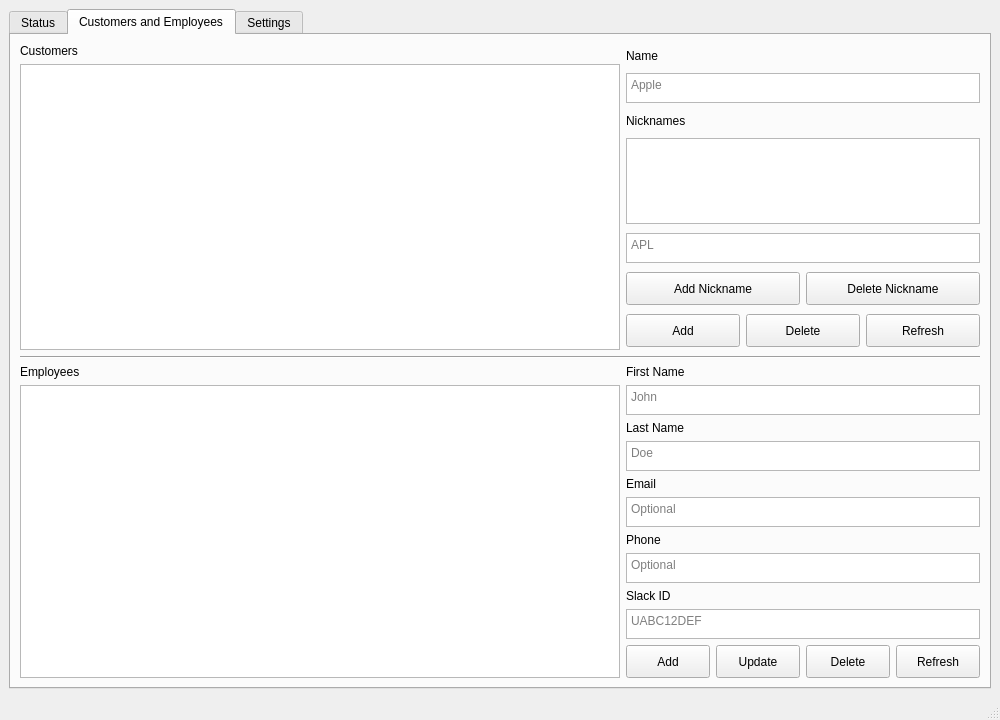
<?xml version="1.0" encoding="UTF-8"?>
<ui version="4.0">
 <class>mainWindow</class>
 <widget class="QMainWindow" name="mainWindow">
  <property name="geometry">
   <rect>
    <x>0</x>
    <y>0</y>
    <width>1000</width>
    <height>720</height>
   </rect>
  </property>
  <property name="sizePolicy">
   <sizepolicy hsizetype="Preferred" vsizetype="Preferred">
    <horstretch>0</horstretch>
    <verstretch>0</verstretch>
   </sizepolicy>
  </property>
  <property name="minimumSize">
   <size>
    <width>1000</width>
    <height>720</height>
   </size>
  </property>
  <property name="maximumSize">
   <size>
    <width>16777215</width>
    <height>1000000</height>
   </size>
  </property>
  <property name="windowTitle">
   <string>Schedule Keeper</string>
  </property>
  <widget class="QWidget" name="centralwidget">
   <layout class="QVBoxLayout" name="verticalLayout">
    <item>
     <widget class="QTabWidget" name="tabWidget">
      <property name="currentIndex">
       <number>1</number>
      </property>
      <widget class="QWidget" name="status_tab">
       <attribute name="title">
        <string>Status</string>
       </attribute>
       <layout class="QVBoxLayout" name="verticalLayout_2">
        <item>
         <widget class="QLabel" name="active_jobs_label">
          <property name="text">
           <string>Active Jobs</string>
          </property>
         </widget>
        </item>
        <item>
         <widget class="QTableView" name="activejobs_tableview"/>
        </item>
        <item>
         <widget class="QPushButton" name="delete_selected_active_jobs_pushbutton">
          <property name="text">
           <string>Delete Selected</string>
          </property>
         </widget>
        </item>
        <item>
         <widget class="Line" name="jobs_line">
          <property name="orientation">
           <enum>Qt::Horizontal</enum>
          </property>
         </widget>
        </item>
        <item>
         <widget class="QLabel" name="finished_jobs_label">
          <property name="text">
           <string>Finished Jobs</string>
          </property>
         </widget>
        </item>
        <item>
         <widget class="QTableView" name="finished_jobs_tableview"/>
        </item>
        <item>
         <widget class="QPushButton" name="delete_selected_finished_jobs_pushbutton">
          <property name="text">
           <string>Delete Selected</string>
          </property>
         </widget>
        </item>
       </layout>
      </widget>
      <widget class="QWidget" name="customers_employees_tab">
       <attribute name="title">
        <string>Customers and Employees</string>
       </attribute>
       <layout class="QVBoxLayout" name="verticalLayout_4">
        <item>
         <layout class="QHBoxLayout" name="customers">
          <item>
           <layout class="QVBoxLayout" name="customers_view">
            <item>
             <widget class="QLabel" name="customers_label">
              <property name="text">
               <string>Customers</string>
              </property>
             </widget>
            </item>
            <item>
             <widget class="QTableWidget" name="customers_tablewidget">
              <property name="minimumSize">
               <size>
                <width>600</width>
                <height>0</height>
               </size>
              </property>
             </widget>
            </item>
           </layout>
          </item>
          <item>
           <layout class="QVBoxLayout" name="customers_details">
            <item>
             <widget class="QLabel" name="customers_name_label">
              <property name="maximumSize">
               <size>
                <width>356</width>
                <height>17</height>
               </size>
              </property>
              <property name="text">
               <string>Name</string>
              </property>
             </widget>
            </item>
            <item>
             <widget class="QTextEdit" name="customers_name_textedit">
              <property name="maximumSize">
               <size>
                <width>356</width>
                <height>30</height>
               </size>
              </property>
              <property name="placeholderText">
               <string>Apple</string>
              </property>
             </widget>
            </item>
            <item>
             <widget class="QLabel" name="customers_nicknames_label">
              <property name="maximumSize">
               <size>
                <width>356</width>
                <height>17</height>
               </size>
              </property>
              <property name="text">
               <string>Nicknames</string>
              </property>
             </widget>
            </item>
            <item>
             <widget class="QListWidget" name="customers_nicknames_listwidget">
              <property name="maximumSize">
               <size>
                <width>356</width>
                <height>86</height>
               </size>
              </property>
             </widget>
            </item>
            <item>
             <widget class="QTextEdit" name="customers_nicknames_textedit">
              <property name="maximumSize">
               <size>
                <width>356</width>
                <height>30</height>
               </size>
              </property>
              <property name="placeholderText">
               <string>APL</string>
              </property>
             </widget>
            </item>
            <item>
             <layout class="QHBoxLayout" name="nickname_pushbuttons">
              <item>
               <widget class="QPushButton" name="nickname_add_pushbutton">
                <property name="maximumSize">
                 <size>
                  <width>174</width>
                  <height>33</height>
                 </size>
                </property>
                <property name="text">
                 <string>Add Nickname</string>
                </property>
               </widget>
              </item>
              <item>
               <widget class="QPushButton" name="nickname_delete_pushbutton">
                <property name="maximumSize">
                 <size>
                  <width>174</width>
                  <height>33</height>
                 </size>
                </property>
                <property name="text">
                 <string>Delete Nickname</string>
                </property>
               </widget>
              </item>
             </layout>
            </item>
            <item>
             <layout class="QHBoxLayout" name="customers_pushbuttons">
              <item>
               <widget class="QPushButton" name="customers_add_pushbutton">
                <property name="maximumSize">
                 <size>
                  <width>114</width>
                  <height>33</height>
                 </size>
                </property>
                <property name="text">
                 <string>Add</string>
                </property>
               </widget>
              </item>
              <item>
               <widget class="QPushButton" name="customers_delete_pushbutton">
                <property name="maximumSize">
                 <size>
                  <width>114</width>
                  <height>33</height>
                 </size>
                </property>
                <property name="text">
                 <string>Delete</string>
                </property>
               </widget>
              </item>
              <item>
               <widget class="QPushButton" name="customers_refresh_pushbutton">
                <property name="maximumSize">
                 <size>
                  <width>114</width>
                  <height>33</height>
                 </size>
                </property>
                <property name="text">
                 <string>Refresh</string>
                </property>
               </widget>
              </item>
             </layout>
            </item>
           </layout>
          </item>
         </layout>
        </item>
        <item>
         <widget class="Line" name="customers_employees_line">
          <property name="orientation">
           <enum>Qt::Horizontal</enum>
          </property>
         </widget>
        </item>
        <item>
         <layout class="QHBoxLayout" name="employees">
          <item>
           <layout class="QVBoxLayout" name="employees_view">
            <item>
             <widget class="QLabel" name="employees_label">
              <property name="text">
               <string>Employees</string>
              </property>
             </widget>
            </item>
            <item>
             <widget class="QTableWidget" name="employees_tablewidget">
              <property name="minimumSize">
               <size>
                <width>600</width>
                <height>0</height>
               </size>
              </property>
             </widget>
            </item>
           </layout>
          </item>
          <item>
           <layout class="QVBoxLayout" name="employees_detail">
            <item>
             <widget class="QLabel" name="employees_firstname_label">
              <property name="text">
               <string>First Name</string>
              </property>
             </widget>
            </item>
            <item>
             <widget class="QTextEdit" name="employees_firstname_textedit">
              <property name="minimumSize">
               <size>
                <width>0</width>
                <height>30</height>
               </size>
              </property>
              <property name="maximumSize">
               <size>
                <width>356</width>
                <height>30</height>
               </size>
              </property>
              <property name="placeholderText">
               <string>John</string>
              </property>
             </widget>
            </item>
            <item>
             <widget class="QLabel" name="employees_lastname_label">
              <property name="text">
               <string>Last Name</string>
              </property>
             </widget>
            </item>
            <item>
             <widget class="QTextEdit" name="employees_lastname_textedit">
              <property name="minimumSize">
               <size>
                <width>0</width>
                <height>30</height>
               </size>
              </property>
              <property name="maximumSize">
               <size>
                <width>356</width>
                <height>30</height>
               </size>
              </property>
              <property name="placeholderText">
               <string>Doe</string>
              </property>
             </widget>
            </item>
            <item>
             <widget class="QLabel" name="employees_email_label">
              <property name="text">
               <string>Email</string>
              </property>
             </widget>
            </item>
            <item>
             <widget class="QTextEdit" name="employees_email_textedit">
              <property name="minimumSize">
               <size>
                <width>0</width>
                <height>30</height>
               </size>
              </property>
              <property name="maximumSize">
               <size>
                <width>356</width>
                <height>30</height>
               </size>
              </property>
              <property name="placeholderText">
               <string>Optional</string>
              </property>
             </widget>
            </item>
            <item>
             <widget class="QLabel" name="employees_phone_label">
              <property name="text">
               <string>Phone</string>
              </property>
             </widget>
            </item>
            <item>
             <widget class="QTextEdit" name="employees_phone_textedit">
              <property name="minimumSize">
               <size>
                <width>0</width>
                <height>30</height>
               </size>
              </property>
              <property name="maximumSize">
               <size>
                <width>356</width>
                <height>30</height>
               </size>
              </property>
              <property name="placeholderText">
               <string>Optional</string>
              </property>
             </widget>
            </item>
            <item>
             <widget class="QLabel" name="employees_slackid_label">
              <property name="text">
               <string>Slack ID</string>
              </property>
             </widget>
            </item>
            <item>
             <widget class="QTextEdit" name="employees_slackid_textedit">
              <property name="minimumSize">
               <size>
                <width>0</width>
                <height>30</height>
               </size>
              </property>
              <property name="maximumSize">
               <size>
                <width>356</width>
                <height>30</height>
               </size>
              </property>
              <property name="tabStopDistance">
               <double>78.000000000000000</double>
              </property>
              <property name="placeholderText">
               <string>UABC12DEF</string>
              </property>
             </widget>
            </item>
            <item>
             <layout class="QHBoxLayout" name="employees_pushbuttons">
              <item>
               <widget class="QPushButton" name="employees_add_pushbutton">
                <property name="minimumSize">
                 <size>
                  <width>0</width>
                  <height>33</height>
                 </size>
                </property>
                <property name="maximumSize">
                 <size>
                  <width>84</width>
                  <height>16777215</height>
                 </size>
                </property>
                <property name="text">
                 <string>Add</string>
                </property>
               </widget>
              </item>
              <item>
               <widget class="QPushButton" name="employees_update_pushbutton">
                <property name="minimumSize">
                 <size>
                  <width>0</width>
                  <height>33</height>
                 </size>
                </property>
                <property name="maximumSize">
                 <size>
                  <width>84</width>
                  <height>16777215</height>
                 </size>
                </property>
                <property name="text">
                 <string>Update</string>
                </property>
               </widget>
              </item>
              <item>
               <widget class="QPushButton" name="employees_delete_pushbutton">
                <property name="minimumSize">
                 <size>
                  <width>0</width>
                  <height>33</height>
                 </size>
                </property>
                <property name="maximumSize">
                 <size>
                  <width>84</width>
                  <height>16777215</height>
                 </size>
                </property>
                <property name="text">
                 <string>Delete</string>
                </property>
               </widget>
              </item>
              <item>
               <widget class="QPushButton" name="employees_refresh_pushbutton">
                <property name="minimumSize">
                 <size>
                  <width>0</width>
                  <height>33</height>
                 </size>
                </property>
                <property name="maximumSize">
                 <size>
                  <width>84</width>
                  <height>16777215</height>
                 </size>
                </property>
                <property name="text">
                 <string>Refresh</string>
                </property>
               </widget>
              </item>
             </layout>
            </item>
           </layout>
          </item>
         </layout>
        </item>
       </layout>
      </widget>
      <widget class="QWidget" name="settings_tab">
       <attribute name="title">
        <string>Settings</string>
       </attribute>
      </widget>
     </widget>
    </item>
   </layout>
  </widget>
  <widget class="QStatusBar" name="statusbar"/>
 </widget>
 <resources/>
 <connections/>
</ui>
